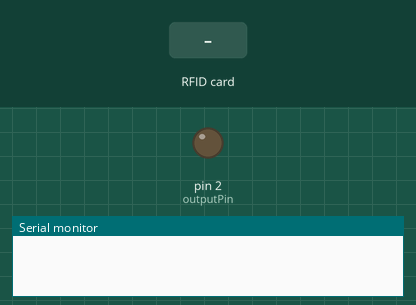
Simulated run of this sketch. Board: Arduino Uno, built with avr-gcc and run on an emulated ATmega328P. Parts: output pins drawn as LEDs (lit = HIGH), the last lines printed to the serial monitor. Inputs (shaded band) come from the test bench. Pins used as bus, display or sensor lines are not drawn.

Above: at 1.2 s.
1.3 s: RFID card 21 B2 6A 1D held to the reader
At 1.8 s:
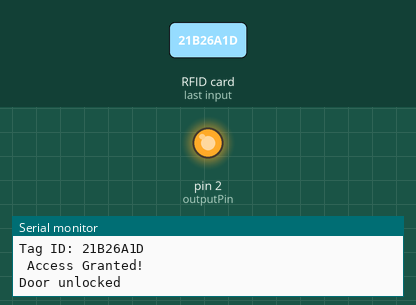
2.8 s: RFID card 5E 7A 19 C4 held to the reader
Timing chart, 0 to 5.8 s (numbered marks = the images above; inputs shaded):
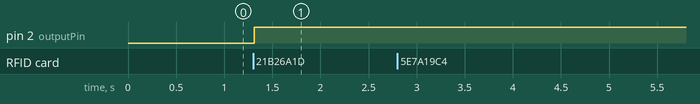

The sketch:

RFID_DoorLock.ino
```cpp
#include <SPI.h>
#include <MFRC522.h>

#define RST_PIN 9
#define SS_PIN 10

byte readCard[4];
String MasterTag = "21B26A1D";	// REPLACE this Tag ID with your Tag ID!!!
String tagID = "";

// Create instances
MFRC522 mfrc522(SS_PIN, RST_PIN);

const int outputPin=2;
const int buttonPin=4;
 int buttonState=0;

void setup()
{
  // Initiating
  SPI.begin(); // SPI bus
  mfrc522.PCD_Init(); // MFRC522
  Serial.begin(9600);

  pinMode(outputPin,OUTPUT);
  pinMode(buttonPin,INPUT);
}

void loop()
{
  /* buttonState=digitalRead(buttonPin);
  if(buttonState==HIGH)
  {
    digitalWrite(outputPin,HIGH);
    Serial.println("Door Unlocked");
  }
  else
  {
    digitalWrite(outputPin,LOW);
    Serial.println("Door Locked");
  }
  */
  //Wait until new tag is available


  while (getID())
  {
    Serial.println("Scan Card");
    Serial.print("MasterTag: ");
    Serial.println(MasterTag);
    Serial.print("Tag ID: ");
    Serial.println(tagID);
    if (tagID == MasterTag)
    {

      Serial.println(" Access Granted!");
      digitalWrite(outputPin,HIGH);
      Serial.println("Door unlocked");

    }
    else
    {
      Serial.println(" Access Denied!");
    }
    delay(1000);


  }
}

//Read new tag if available
boolean getID()
{
  // Getting ready for Reading PICCs
  if ( ! mfrc522.PICC_IsNewCardPresent()) { //If a new PICC placed to RFID reader continue
  return false;
  }
  if ( ! mfrc522.PICC_ReadCardSerial()) { //Since a PICC placed get Serial and continue
  return false;
  }
  tagID = "";
  for ( uint8_t i = 0; i < 4; i++) { // The MIFARE PICCs that we use have 4 byte UID
  //readCard[i] = mfrc522.uid.uidByte[i];
  tagID.concat(String(mfrc522.uid.uidByte[i], HEX)); // Adds the 4 bytes in a single String variable
  }
  tagID.toUpperCase();
  mfrc522.PICC_HaltA(); // Stop reading
  return true;
}
```

Measured:
- after the input at 1.3 s, pin 2 (outputPin): LOW → HIGH at once
